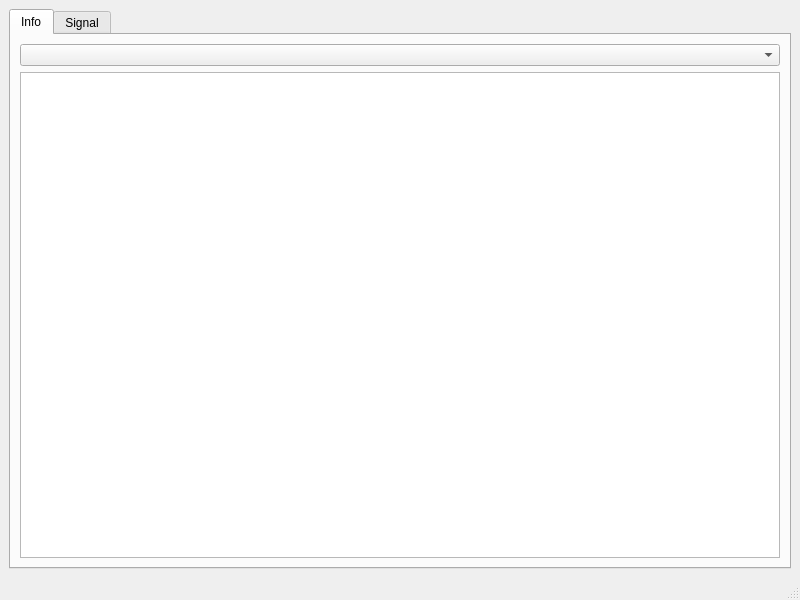
<?xml version="1.0" encoding="UTF-8"?>
<ui version="4.0">
 <class>CMainWindow</class>
 <widget class="QMainWindow" name="CMainWindow">
  <property name="geometry">
   <rect>
    <x>0</x>
    <y>0</y>
    <width>800</width>
    <height>600</height>
   </rect>
  </property>
  <property name="windowTitle">
   <string>Audio generator</string>
  </property>
  <widget class="QWidget" name="centralwidget">
   <layout class="QVBoxLayout" name="verticalLayout">
    <item>
     <widget class="QTabWidget" name="tabWidget">
      <property name="tabPosition">
       <enum>QTabWidget::North</enum>
      </property>
      <property name="currentIndex">
       <number>0</number>
      </property>
      <widget class="QWidget" name="info">
       <attribute name="title">
        <string>Info</string>
       </attribute>
       <layout class="QVBoxLayout" name="verticalLayout_2">
        <item>
         <widget class="QComboBox" name="cbSources"/>
        </item>
        <item>
         <widget class="QPlainTextEdit" name="infoText">
          <property name="readOnly">
           <bool>true</bool>
          </property>
         </widget>
        </item>
       </layout>
      </widget>
      <widget class="QWidget" name="signal">
       <attribute name="title">
        <string>Signal</string>
       </attribute>
      </widget>
     </widget>
    </item>
   </layout>
  </widget>
  <widget class="QMenuBar" name="menubar">
   <property name="geometry">
    <rect>
     <x>0</x>
     <y>0</y>
     <width>800</width>
     <height>21</height>
    </rect>
   </property>
  </widget>
  <widget class="QStatusBar" name="statusbar"/>
 </widget>
 <resources/>
 <connections/>
</ui>
